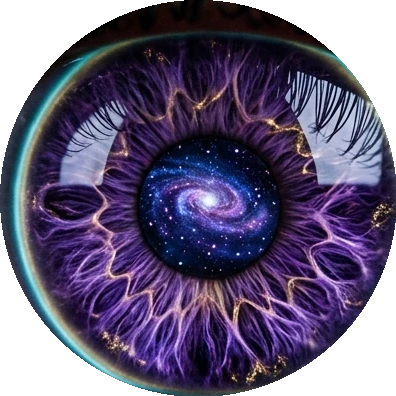
#> input picture images/photorealistic_purple_iris_orb.webp, 396 x 396 px
$ python build_site_files.py
#> lines starting #> are read from the running program, lines starting #| are printed output that depends on the picture
#!/usr/bin/env python3
"""Generate the launch-readiness files the site was missing.

There was no favicon file at all, no robots.txt and no sitemap, so the tab
showed a blank page icon and a crawler had nothing to follow.

Favicons come from the iris orb — the same artwork as the aEYE assistant and
the preloader, so the tab icon matches what the visitor sees on arrival. They
are written as PNG rather than WebP: WebP favicons are ignored by some
browsers, and a favicon is the one place where the safest format wins.

Run:  python3 tools/build_site_files.py
"""
import io
import os

from PIL import Image

HERE = os.path.dirname(os.path.abspath(__file__))
ROOT = os.path.join(HERE, '..')
IMAGES = os.path.join(ROOT, 'images')

SITE = 'https://bethelisepsychic.com'
PAGES = ['', 'pages/about.html', 'pages/services.html', 'pages/contact.html',
         'pages/merch.html', 'pages/notes-by-beth.html', 'pages/testimonials.html', 'pages/privacy.html', 'pages/terms.html']
# rough editorial priority, highest for the homepage and the booking page
PRIORITY = {'': '1.0', 'pages/contact.html': '0.9', 'pages/services.html': '0.9',
            'pages/about.html': '0.8', 'pages/merch.html': '0.7',
            'pages/notes-by-beth.html': '0.7', 'pages/testimonials.html': '0.6',
            'pages/privacy.html': '0.3', 'pages/terms.html': '0.3'}

ICONS = [('favicon-32.png', 32), ('favicon-180.png', 180),
         ('favicon-192.png', 192), ('favicon-512.png', 512)]


def favicons():
    src = Image.open(os.path.join(IMAGES, 'photorealistic_purple_iris_orb.webp')).convert('RGBA')
#> src is the input picture: PIL image 396x396 RGBA; mean R, G, B, A 61.5, 53.1, 82.8, 201.1
    for name, size in ICONS:
        src.resize((size, size), Image.LANCZOS).save(os.path.join(IMAGES, name), 'PNG', optimize=True)
        print(f'  images/{name}  {size}x{size}')
#> this loop made 4 passes
#> pass 1, in favicons, `src.resize((size, size), Image.LANCZOS).save(os.path.join(IMAGES, name..`:
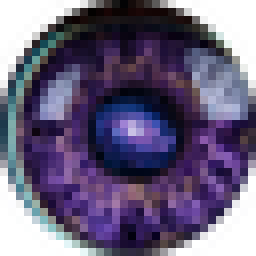
#> saved as favicon-32.png: PIL image 32x32 RGBA (shown 8 times larger); mean R, G, B, A 55.1, 47.5, 77.9, 201.3; transparent parts drawn white
#> pass 2, in favicons, `src.resize((size, size), Image.LANCZOS).save(os.path.join(IMAGES, name..`:
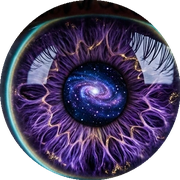
#> saved as favicon-180.png: PIL image 180x180 RGBA; mean R, G, B, A 52.2, 43.9, 73, 201.1; transparent parts drawn white


def robots():
    body = (
        '# Beth Elise Psychic Medium\n'
        'User-agent: *\n'
        'Allow: /\n'
        '\n'
        f'Sitemap: {SITE}/sitemap.xml\n'
    )
    io.open(os.path.join(ROOT, 'robots.txt'), 'w', encoding='utf-8').write(body)
    print('  robots.txt')


def sitemap():
    from datetime import date
    today = date.today().isoformat()
    urls = ''.join(
        f'  <url>\n'
        f'    <loc>{SITE}/{p}</loc>\n'
        f'    <lastmod>{today}</lastmod>\n'
        f'    <priority>{PRIORITY[p]}</priority>\n'
        f'  </url>\n'
        for p in PAGES)
    body = ('<?xml version="1.0" encoding="UTF-8"?>\n'
            '<urlset xmlns="http://www.sitemaps.org/schemas/sitemap/0.9">\n'
            f'{urls}</urlset>\n')
    io.open(os.path.join(ROOT, 'sitemap.xml'), 'w', encoding='utf-8').write(body)
    print(f'  sitemap.xml  ({len(PAGES)} urls)')


def manifest():
    body = {
        'name': 'Beth Elise Psychic Medium',
        'short_name': 'Beth Elise',
        'description': 'Psychic readings, Reiki healing and EFT Tapping with Beth Elise.',
        'start_url': '/',
        'display': 'standalone',
        'background_color': '#1F0038',
        'theme_color': '#1F0038',
        'icons': [
            {'src': '/images/favicon-192.png', 'sizes': '192x192', 'type': 'image/png'},
            {'src': '/images/favicon-512.png', 'sizes': '512x512', 'type': 'image/png',
             'purpose': 'any maskable'},
        ],
    }
    import json
    io.open(os.path.join(ROOT, 'site.webmanifest'), 'w', encoding='utf-8').write(
        json.dumps(body, indent=2) + '\n')
    print('  site.webmanifest')


if __name__ == '__main__':
    print('Building site files...')
    favicons()
    robots()
    sitemap()
    manifest()
